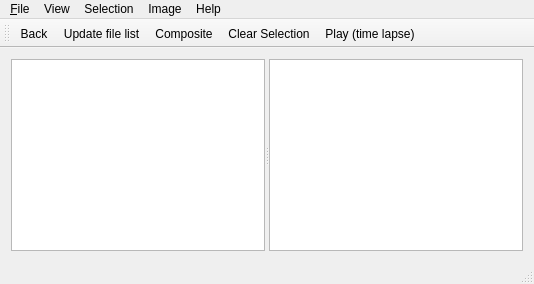
<?xml version="1.0" encoding="UTF-8"?>
<ui version="4.0">
 <class>MainWindow</class>
 <widget class="QMainWindow" name="MainWindow">
  <property name="sizePolicy">
   <sizepolicy hsizetype="Preferred" vsizetype="Preferred">
    <horstretch>1</horstretch>
    <verstretch>1</verstretch>
   </sizepolicy>
  </property>
  <property name="windowTitle">
   <string>StarTrailer</string>
  </property>
  <widget class="QWidget" name="centralWidget">
   <property name="sizePolicy">
    <sizepolicy hsizetype="Preferred" vsizetype="Preferred">
     <horstretch>0</horstretch>
     <verstretch>0</verstretch>
    </sizepolicy>
   </property>
   <property name="autoFillBackground">
    <bool>false</bool>
   </property>
   <layout class="QVBoxLayout" name="verticalLayout">
    <item>
     <widget class="QSplitter" name="splitter">
      <property name="orientation">
       <enum>Qt::Orientation::Horizontal</enum>
      </property>
      <widget class="QTreeView" name="filesList">
       <property name="selectionMode">
        <enum>QAbstractItemView::SelectionMode::ExtendedSelection</enum>
       </property>
       <property name="selectionBehavior">
        <enum>QAbstractItemView::SelectionBehavior::SelectRows</enum>
       </property>
       <property name="rootIsDecorated">
        <bool>true</bool>
       </property>
       <property name="uniformRowHeights">
        <bool>false</bool>
       </property>
       <property name="sortingEnabled">
        <bool>true</bool>
       </property>
       <property name="headerHidden">
        <bool>false</bool>
       </property>
       <property name="expandsOnDoubleClick">
        <bool>false</bool>
       </property>
       <attribute name="headerCascadingSectionResizes">
        <bool>true</bool>
       </attribute>
       <attribute name="headerMinimumSectionSize">
        <number>10</number>
       </attribute>
       <attribute name="headerStretchLastSection">
        <bool>true</bool>
       </attribute>
      </widget>
      <widget class="View" name="graphicsView">
       <property name="verticalScrollBarPolicy">
        <enum>Qt::ScrollBarPolicy::ScrollBarAlwaysOff</enum>
       </property>
       <property name="horizontalScrollBarPolicy">
        <enum>Qt::ScrollBarPolicy::ScrollBarAlwaysOff</enum>
       </property>
       <property name="transformationAnchor">
        <enum>QGraphicsView::ViewportAnchor::AnchorUnderMouse</enum>
       </property>
       <property name="viewportUpdateMode">
        <enum>QGraphicsView::ViewportUpdateMode::FullViewportUpdate</enum>
       </property>
       <property name="optimizationFlags">
        <set>QGraphicsView::OptimizationFlag::DontAdjustForAntialiasing</set>
       </property>
      </widget>
     </widget>
    </item>
   </layout>
  </widget>
  <widget class="QMenuBar" name="menuBar">
   <property name="geometry">
    <rect>
     <x>0</x>
     <y>0</y>
     <width>1112</width>
     <height>23</height>
    </rect>
   </property>
   <widget class="QMenu" name="menu_File">
    <property name="title">
     <string>&amp;File</string>
    </property>
    <widget class="QMenu" name="menuOpen_recent_dir">
     <property name="title">
      <string>Open recent dir</string>
     </property>
    </widget>
    <addaction name="actionOpen_directory"/>
    <addaction name="action_Save_as"/>
    <addaction name="separator"/>
    <addaction name="menuOpen_recent_dir"/>
    <addaction name="separator"/>
    <addaction name="actionE_xit"/>
   </widget>
   <widget class="QMenu" name="menu_Help">
    <property name="title">
     <string>Help</string>
    </property>
    <addaction name="action_About"/>
    <addaction name="actionAbout_Qt"/>
   </widget>
   <widget class="QMenu" name="menuView">
    <property name="title">
     <string>View</string>
    </property>
    <widget class="QMenu" name="menuLive_preview_while_composite">
     <property name="title">
      <string>Live preview while composite</string>
     </property>
     <addaction name="actionWithout_preview"/>
     <addaction name="actionPreviewEach_1s"/>
     <addaction name="actionPreviewEach_2s"/>
     <addaction name="actionPreviewEach_5s"/>
     <addaction name="actionPreviewEach_10s"/>
     <addaction name="actionPreviewEach_15s"/>
     <addaction name="actionPreviewEach_30s"/>
     <addaction name="actionPreviewEach_60s"/>
    </widget>
    <addaction name="actionAuto_trail_on_select"/>
    <addaction name="menuLive_preview_while_composite"/>
    <addaction name="separator"/>
    <addaction name="actionZoom_In"/>
    <addaction name="actionZoom_Out"/>
    <addaction name="actionZoom_Reset"/>
    <addaction name="actionZoom_1_1"/>
   </widget>
   <widget class="QMenu" name="menuImage">
    <property name="title">
     <string>Image</string>
    </property>
    <widget class="QMenu" name="menuComposite_mode">
     <property name="title">
      <string>Composite mode</string>
     </property>
     <addaction name="actionAdd"/>
     <addaction name="actionAtop"/>
     <addaction name="actionBlend"/>
     <addaction name="actionBumpmap"/>
     <addaction name="actionClear"/>
     <addaction name="actionColorize"/>
     <addaction name="actionCopy"/>
     <addaction name="actionCopyBlack"/>
     <addaction name="actionCopyBlue"/>
     <addaction name="actionCopyCyan"/>
     <addaction name="actionCopyGreen"/>
     <addaction name="actionCopyMagenta"/>
     <addaction name="actionCopyOpacity"/>
     <addaction name="actionCopyRed"/>
     <addaction name="actionCopyYellow"/>
     <addaction name="actionDArken"/>
     <addaction name="actionDifference"/>
     <addaction name="actionDisplace"/>
     <addaction name="actionDissolve"/>
     <addaction name="actionDstOver"/>
     <addaction name="actionExclusion"/>
     <addaction name="actionHardLight"/>
     <addaction name="actionHue"/>
     <addaction name="actionIn"/>
     <addaction name="actionLighten"/>
     <addaction name="actionLuminize"/>
     <addaction name="actionMinus"/>
     <addaction name="actionModulate"/>
     <addaction name="actionMyltiply"/>
     <addaction name="actionNo"/>
     <addaction name="actionOut"/>
     <addaction name="actionOver"/>
     <addaction name="actionOverlay"/>
     <addaction name="actionPlus"/>
     <addaction name="actionSaturate"/>
     <addaction name="actionScreen"/>
     <addaction name="actionSoftLight"/>
     <addaction name="actionSubtract"/>
     <addaction name="actionThreshold"/>
     <addaction name="actionXor"/>
     <addaction name="actionLighten_2"/>
    </widget>
    <widget class="QMenu" name="menuRAW_processing_mode">
     <property name="title">
      <string>RAW processing mode</string>
     </property>
     <addaction name="actionOnly_jpeg_preview"/>
     <addaction name="actionLibraw_half_size"/>
     <addaction name="actionLibraw_full_size"/>
    </widget>
    <addaction name="menuComposite_mode"/>
    <addaction name="menuRAW_processing_mode"/>
    <addaction name="actionComposite_2"/>
    <addaction name="actionCopy_to_clipboard"/>
   </widget>
   <widget class="QMenu" name="menuSelection">
    <property name="title">
     <string>Selection</string>
    </property>
    <addaction name="actionClear_2"/>
    <addaction name="actionAll"/>
    <addaction name="separator"/>
    <addaction name="actionSelectEach_2"/>
    <addaction name="actionSelectEach_5th"/>
    <addaction name="actionSelectEach_10th"/>
    <addaction name="actionSelectEach_25th"/>
    <addaction name="actionSelectEach_50th"/>
    <addaction name="actionSelectEach_100"/>
   </widget>
   <addaction name="menu_File"/>
   <addaction name="menuView"/>
   <addaction name="menuSelection"/>
   <addaction name="menuImage"/>
   <addaction name="menu_Help"/>
  </widget>
  <widget class="QToolBar" name="mainToolBar">
   <attribute name="toolBarArea">
    <enum>TopToolBarArea</enum>
   </attribute>
   <attribute name="toolBarBreak">
    <bool>false</bool>
   </attribute>
   <addaction name="actionBack"/>
   <addaction name="actionUpdateFileList"/>
   <addaction name="actionComposite"/>
   <addaction name="actionClearSelection"/>
   <addaction name="actionPlay"/>
  </widget>
  <widget class="QStatusBar" name="statusBar"/>
  <action name="actionBack">
   <property name="text">
    <string>Back</string>
   </property>
   <property name="shortcut">
    <string>Backspace</string>
   </property>
  </action>
  <action name="actionComposite">
   <property name="text">
    <string>Composite</string>
   </property>
  </action>
  <action name="actionUpdateFileList">
   <property name="text">
    <string>Update file list</string>
   </property>
  </action>
  <action name="actionClearSelection">
   <property name="text">
    <string>Clear Selection</string>
   </property>
  </action>
  <action name="action_Save_as">
   <property name="text">
    <string>&amp;Save as...</string>
   </property>
   <property name="shortcut">
    <string>Ctrl+S</string>
   </property>
  </action>
  <action name="action">
   <property name="text">
    <string>_</string>
   </property>
  </action>
  <action name="actionE_xit">
   <property name="text">
    <string>E&amp;xit</string>
   </property>
   <property name="shortcut">
    <string>Ctrl+Q</string>
   </property>
  </action>
  <action name="action_About">
   <property name="text">
    <string>&amp;About</string>
   </property>
  </action>
  <action name="actionLighenIntencity">
   <property name="text">
    <string>LighenIntencity</string>
   </property>
  </action>
  <action name="actionOnly_jpeg_preview">
   <property name="checkable">
    <bool>true</bool>
   </property>
   <property name="checked">
    <bool>true</bool>
   </property>
   <property name="text">
    <string>Only jpeg preview</string>
   </property>
  </action>
  <action name="actionLibraw_half_size">
   <property name="checkable">
    <bool>true</bool>
   </property>
   <property name="text">
    <string>Libraw half_size dcraw_process()</string>
   </property>
  </action>
  <action name="actionLibraw_full_size">
   <property name="checkable">
    <bool>true</bool>
   </property>
   <property name="text">
    <string>Libraw full size dcraw_process()</string>
   </property>
  </action>
  <action name="actionAdd">
   <property name="text">
    <string>Add</string>
   </property>
  </action>
  <action name="actionAtop">
   <property name="text">
    <string>Atop</string>
   </property>
  </action>
  <action name="actionBlend">
   <property name="text">
    <string>Blend</string>
   </property>
  </action>
  <action name="actionBumpmap">
   <property name="text">
    <string>Bumpmap</string>
   </property>
  </action>
  <action name="actionClear">
   <property name="text">
    <string>Clear</string>
   </property>
  </action>
  <action name="actionColorize">
   <property name="text">
    <string>Colorize</string>
   </property>
  </action>
  <action name="actionCopy">
   <property name="text">
    <string>Copy</string>
   </property>
  </action>
  <action name="actionCopyBlack">
   <property name="text">
    <string>CopyBlack</string>
   </property>
  </action>
  <action name="actionCopyBlue">
   <property name="text">
    <string>CopyBlue</string>
   </property>
  </action>
  <action name="actionCopyCyan">
   <property name="text">
    <string>CopyCyan</string>
   </property>
  </action>
  <action name="actionCopyGreen">
   <property name="text">
    <string>CopyGreen</string>
   </property>
  </action>
  <action name="actionCopyMagenta">
   <property name="text">
    <string>CopyMagenta</string>
   </property>
  </action>
  <action name="actionCopyOpacity">
   <property name="text">
    <string>CopyOpacity</string>
   </property>
  </action>
  <action name="actionCopyRed">
   <property name="text">
    <string>CopyRed</string>
   </property>
  </action>
  <action name="actionCopyYellow">
   <property name="text">
    <string>CopyYellow</string>
   </property>
  </action>
  <action name="actionDArken">
   <property name="text">
    <string>Darken</string>
   </property>
  </action>
  <action name="actionDifference">
   <property name="text">
    <string>Difference</string>
   </property>
  </action>
  <action name="actionDisplace">
   <property name="text">
    <string>Displace</string>
   </property>
  </action>
  <action name="actionDissolve">
   <property name="text">
    <string>Dissolve</string>
   </property>
  </action>
  <action name="actionDstOver">
   <property name="text">
    <string>DstOver</string>
   </property>
  </action>
  <action name="actionExclusion">
   <property name="text">
    <string>Exclusion</string>
   </property>
  </action>
  <action name="actionHardLight">
   <property name="text">
    <string>HardLight</string>
   </property>
  </action>
  <action name="actionHue">
   <property name="text">
    <string>Hue</string>
   </property>
  </action>
  <action name="actionIn">
   <property name="text">
    <string>In</string>
   </property>
  </action>
  <action name="actionLighten">
   <property name="checkable">
    <bool>true</bool>
   </property>
   <property name="checked">
    <bool>true</bool>
   </property>
   <property name="text">
    <string>LightenIntensity</string>
   </property>
  </action>
  <action name="actionLuminize">
   <property name="text">
    <string>Luminize</string>
   </property>
  </action>
  <action name="actionMinus">
   <property name="text">
    <string>Minus</string>
   </property>
  </action>
  <action name="actionModulate">
   <property name="text">
    <string>Modulate</string>
   </property>
  </action>
  <action name="actionMyltiply">
   <property name="text">
    <string>Myltiply</string>
   </property>
  </action>
  <action name="actionNo">
   <property name="text">
    <string>No</string>
   </property>
  </action>
  <action name="actionOut">
   <property name="text">
    <string>Out</string>
   </property>
  </action>
  <action name="actionOver">
   <property name="text">
    <string>Over</string>
   </property>
  </action>
  <action name="actionOverlay">
   <property name="text">
    <string>Overlay</string>
   </property>
  </action>
  <action name="actionPlus">
   <property name="text">
    <string>Plus</string>
   </property>
  </action>
  <action name="actionSaturate">
   <property name="text">
    <string>Saturate</string>
   </property>
  </action>
  <action name="actionScreen">
   <property name="text">
    <string>Screen</string>
   </property>
  </action>
  <action name="actionSoftLight">
   <property name="text">
    <string>SoftLight</string>
   </property>
  </action>
  <action name="actionSubtract">
   <property name="text">
    <string>Subtract</string>
   </property>
  </action>
  <action name="actionThreshold">
   <property name="text">
    <string>Threshold</string>
   </property>
  </action>
  <action name="actionXor">
   <property name="text">
    <string>Xor</string>
   </property>
  </action>
  <action name="actionAuto_trail_on_select">
   <property name="checkable">
    <bool>true</bool>
   </property>
   <property name="checked">
    <bool>true</bool>
   </property>
   <property name="text">
    <string>Auto trail on select</string>
   </property>
  </action>
  <action name="actionClear_2">
   <property name="text">
    <string>Clear</string>
   </property>
  </action>
  <action name="actionAll">
   <property name="text">
    <string>All</string>
   </property>
  </action>
  <action name="actionSelectEach_2">
   <property name="text">
    <string>Each 2nd</string>
   </property>
  </action>
  <action name="actionSelectEach_5th">
   <property name="text">
    <string>Each 5th</string>
   </property>
  </action>
  <action name="actionSelectEach_10th">
   <property name="text">
    <string>Each 10th</string>
   </property>
  </action>
  <action name="actionSelectEach_25th">
   <property name="text">
    <string>Each 25th</string>
   </property>
  </action>
  <action name="actionSelectEach_50th">
   <property name="text">
    <string>Each 50th</string>
   </property>
  </action>
  <action name="actionSelectEach_100">
   <property name="text">
    <string>Each 100</string>
   </property>
  </action>
  <action name="actionPreviewEach_1s">
   <property name="checkable">
    <bool>true</bool>
   </property>
   <property name="text">
    <string>Each 1 second</string>
   </property>
  </action>
  <action name="actionPreviewEach_2s">
   <property name="checkable">
    <bool>true</bool>
   </property>
   <property name="checked">
    <bool>true</bool>
   </property>
   <property name="text">
    <string>Each 2 seconds</string>
   </property>
  </action>
  <action name="actionPreviewEach_5s">
   <property name="checkable">
    <bool>true</bool>
   </property>
   <property name="text">
    <string>Each 5 seconds</string>
   </property>
  </action>
  <action name="actionPreviewEach_10s">
   <property name="checkable">
    <bool>true</bool>
   </property>
   <property name="text">
    <string>Each 10 seconds</string>
   </property>
  </action>
  <action name="actionPreviewEach_15s">
   <property name="checkable">
    <bool>true</bool>
   </property>
   <property name="text">
    <string>Each 15 seconds</string>
   </property>
  </action>
  <action name="actionPreviewEach_30s">
   <property name="checkable">
    <bool>true</bool>
   </property>
   <property name="text">
    <string>Each 30 seconds</string>
   </property>
  </action>
  <action name="actionAbout_Qt">
   <property name="text">
    <string>About Qt</string>
   </property>
  </action>
  <action name="actionWithout_preview">
   <property name="checkable">
    <bool>true</bool>
   </property>
   <property name="text">
    <string>Without preview</string>
   </property>
  </action>
  <action name="actionComposite_2">
   <property name="text">
    <string>Composite</string>
   </property>
  </action>
  <action name="actionPlay">
   <property name="text">
    <string>Play (time lapse)</string>
   </property>
  </action>
  <action name="actionPreviewEach_60s">
   <property name="checkable">
    <bool>true</bool>
   </property>
   <property name="text">
    <string>Each 60 seconds</string>
   </property>
  </action>
  <action name="actionOpen_directory">
   <property name="text">
    <string>Open directory</string>
   </property>
   <property name="shortcut">
    <string>Ctrl+O</string>
   </property>
  </action>
  <action name="actionCopy_to_clipboard">
   <property name="text">
    <string>Copy to clipboard</string>
   </property>
   <property name="shortcut">
    <string>Ctrl+C</string>
   </property>
  </action>
  <action name="actionZoom_In">
   <property name="text">
    <string>Zoom In</string>
   </property>
  </action>
  <action name="actionZoom_Out">
   <property name="text">
    <string>Zoom Out</string>
   </property>
  </action>
  <action name="actionZoom_Reset">
   <property name="text">
    <string>Zoom Reset</string>
   </property>
  </action>
  <action name="actionZoom_1_1">
   <property name="text">
    <string>Zoom 1:1</string>
   </property>
  </action>
  <action name="actionLighten_2">
   <property name="text">
    <string>Lighten</string>
   </property>
  </action>
  <action name="actiontest">
   <property name="text">
    <string>test</string>
   </property>
  </action>
 </widget>
 <layoutdefault spacing="6" margin="11"/>
 <customwidgets>
  <customwidget>
   <class>View</class>
   <extends>QGraphicsView</extends>
   <header>view.h</header>
  </customwidget>
 </customwidgets>
 <resources/>
 <connections>
  <connection>
   <sender>actionComposite_2</sender>
   <signal>triggered()</signal>
   <receiver>actionComposite</receiver>
   <slot>trigger()</slot>
   <hints>
    <hint type="sourcelabel">
     <x>-1</x>
     <y>-1</y>
    </hint>
    <hint type="destinationlabel">
     <x>-1</x>
     <y>-1</y>
    </hint>
   </hints>
  </connection>
 </connections>
</ui>
